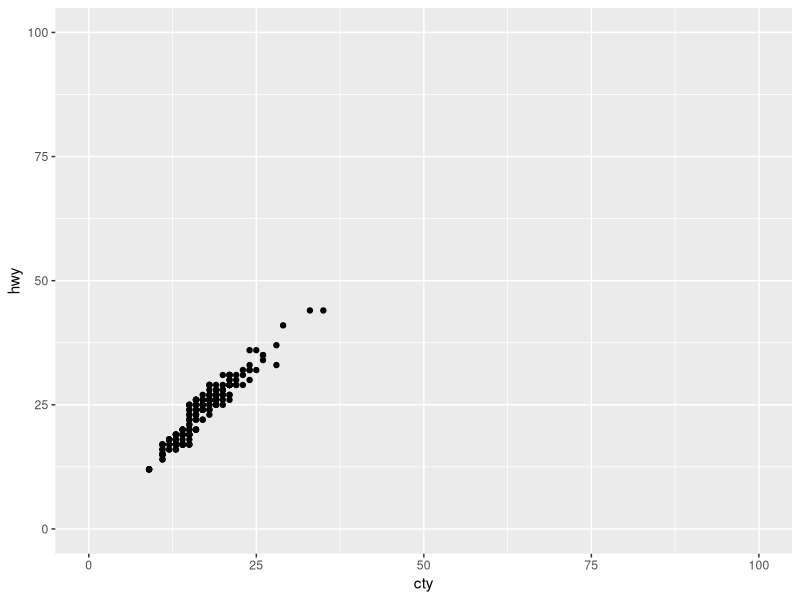
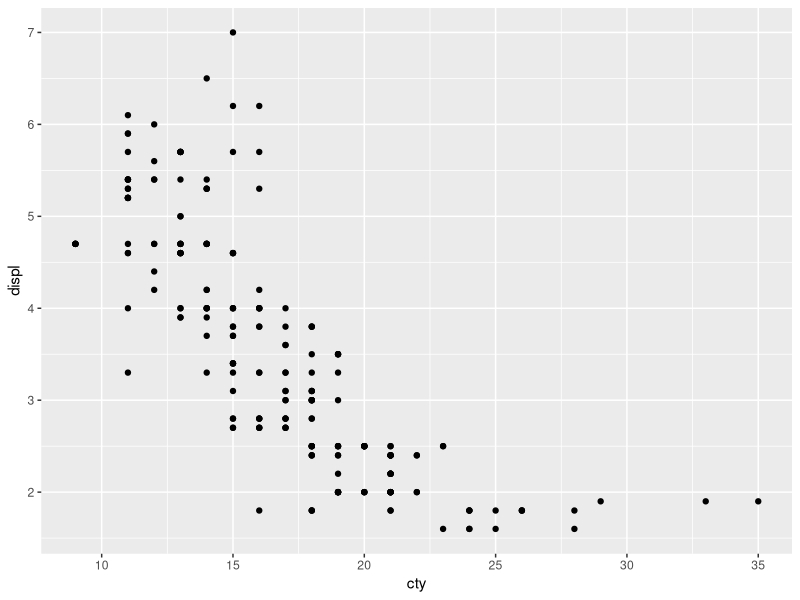

Recreate these plots in R, in order.
# Test Case 7.2 ggplot2 related function
library(ggplot2)
test_script_7_2 <- function() {
  qplot(
    x = cty,
    y = hwy,
    data = mpg,
    geom = "point"
  )
  ggplot(data = mpg, aes(x = cty, y = displ)) + geom_point()
  
  p = last_plot()
  p
  ggsave("data/test_script_20.png",
         width = 5,
         height = 5)
  
  
  ##GRAPHICAL PRIMITIVES
  
  a <- ggplot(economics, aes(date, unemploy))
  b <- ggplot(seals, aes(x = long, y = lat))
  
  a + geom_blank()
  b + geom_curve(aes(yend = lat + 1, xend = long + 1), curvature = 1)
  a + geom_path(lineend = "butt",
                linejoin = "round",
                linemitre = 1)
  b + geom_rect(aes(
    xmin = long,
    ymin = lat,
    xmax = long + 1,
    ymax = lat + 1
  ))
  a + geom_ribbon(aes(ymin = unemploy - 900, ymax = unemploy + 900))
  
  ##create data frame for testing geom_polygon
  d = data.frame(
    x = c(1, 2, 2, 3, 4, 4),
    y = c(1, 1, 2, 2, 2, 3),
    t = c('a', 'a', 'a',  'b', 'b', 'b'),
    r = c(1, 2, 3, 4, 5, 6)
  )
  ggplot() +
    geom_polygon(data = d, mapping = aes(x = x, y = y, group = t))
  
  
  
  ##LINE SEGMENTS
  b <- ggplot(seals, aes(x = long, y = lat))
  
  b + geom_abline(aes(intercept = 0, slope = 1))
  b + geom_hline(aes(yintercept = lat))
  b + geom_vline(aes(xintercept = long))
  
  b + geom_segment(aes(yend = lat + 1, xend = long + 1))
  b + geom_spoke(aes(angle = 1:1155, radius = 1))
  
  
  ##ONE VARIABLE continuous
  c <- ggplot(mpg, aes(hwy))
  c2 <- ggplot(mpg)
  
  c + geom_area(stat = "bin", bins = 40)
  c + geom_density(kernel = "gaussian")
  c + geom_dotplot(binwidth = 0.5)
  c + geom_freqpoly(binwidth = 0.5)
  c + geom_histogram(binwidth = 5)
  c2 + geom_qq(aes(sample = hwy))
  
  ###discrete
  d <- ggplot(mpg, aes(fl))
  d + geom_bar()
  
  
  ##TWO VARIABLES
  ###continuous x , continuous y
  e <- ggplot(mpg, aes(cty, hwy))
  e + geom_label(aes(label = cty), nudge_x = 1, nudge_y = 1)
  e + geom_jitter(height = 2, width = 2)
  e + geom_point()
  e + geom_rug(sides = "bl")
  e + geom_smooth(method = lm)
  e + geom_text(
    aes(label = cty),
    nudge_x = 1,
    nudge_y = 1,
    check_overlap = TRUE
  )
  
  ###discrete x , continuous y
  f <- ggplot(mpg, aes(class, hwy))
  f + geom_col()
  f + geom_boxplot()
  f + geom_dotplot(binaxis = "y",
                   stackdir = "center",
                   binwidth = 1)
  f + geom_violin(scale = "area")
  
  ###discrete x , discrete y
  g <- ggplot(diamonds, aes(cut, color))
  g + geom_count()
  
  ###continuous bivariate distribution
  h <- ggplot(diamonds, aes(carat, price))
  h + geom_bin2d(binwidth = c(0.25, 500))
  h + geom_density2d()
  h + geom_hex()
  
  ###continuous function
  i <- ggplot(economics, aes(date, unemploy))
  i + geom_area()
  i + geom_line()
  i + geom_step(direction = "hv")
  
  ###visualizing error
  df <- data.frame(grp = c("A", "B"),
                   fit = 4:5,
                   se = 1:2)
  j <- ggplot(df, aes(grp, fit, ymin = fit - se, ymax = fit + se))
  j + geom_crossbar(fatten = 2)
  j + geom_errorbar()
  j + geom_linerange()
  j + geom_pointrange()
  
  ###maps
  #install.packages("maps")
  #library(maps)
  data <- data.frame(murder = USArrests$Murder,
                     state = tolower(rownames(USArrests)))
  map <- map_data("state")
  k <- ggplot(data, aes(fill = murder))
  k + geom_map(aes(map_id = state), map = map) +
    expand_limits(x = map$long, y = map$lat)
  
  
  ###THREE VARIABLES
  seals$z <- with(seals, sqrt(delta_long ^ 2 + delta_lat ^ 2))
  l <- ggplot(seals, aes(long, lat))
  l + geom_contour(aes(z = z))
  l + geom_raster(
    aes(fill = z),
    hjust = 0.5,
    vjust = 0.5,
    interpolate = FALSE
  )
  l + geom_tile(aes(fill = z))
  
  
  ##Stats
  i <- ggplot(economics, aes(date, unemploy))
  i + stat_density2d(aes(fill = ..level..),
                     geom = "polygon")
  
  c <- ggplot(mpg, aes(hwy))
  c + stat_bin(binwidth = 1)
  c + stat_count(width = 1)
  c + stat_density(adjust = 1, kernel = "gaussian")
  
  e <- ggplot(mpg, aes(cty, hwy))
  e + stat_bin_2d(bins = 30, drop = T)
  e + stat_bin_hex(bins = 30)
  e + stat_density_2d(contour = TRUE, n = 100)
  e + stat_ellipse(level = 0.95,
                   segments = 51,
                   type = "t")
  e + stat_ecdf(n = 40)
  e + stat_smooth(
    method = "lm",
    formula = y ~ x,
    se = T,
    level = 0.95
  )
  e + stat_identity()
  e + stat_sum()
  e + stat_unique()
  
  ##Stats continued
  #install.packages("Hmisc")
  #install.packages("Formula")
  
  e + stat_summary(fun.data = "mean_cl_boot")
  
  #install.packages("quantreg")
  #install.packages("SparseM")
  
  e + stat_quantile(
    quantiles = c(0.1, 0.9),
    formula = y ~ log(x),
    method = "rq"
  )
  
  
  
  l <- ggplot(seals, aes(long, lat))
  l + stat_contour(aes(z = z))
  l + stat_summary_hex(aes(z = z), bins = 30, fun = max)
  l + stat_summary_2d(aes(z = z), bins = 30, fun = mean)
  
  f <- ggplot(mpg, aes(class, hwy))
  f + stat_boxplot(coef = 1.5)
  f + stat_ydensity(kernel = "gaussian", scale = "area")
  
  ggplot(data.frame(x = -3:3), aes(x)) + stat_function(fun =
                                                         dnorm, args = list(sd = 0.5))
  
  h <- ggplot(diamonds, aes(carat, price))
  h + stat_summary_bin(fun = "mean", geom = "bar")
  
  
  ##Scales
  d <- ggplot(mpg, aes(fl))
  (n <- d + geom_bar(aes(fill = fl)))
  n + scale_fill_manual(
    values = c("skyblue", "royalblue", "blue", "navy"),
    limits = c("d", "e", "p", "r"),
    breaks = c("d", "e", "p", "r"),
    name = "fuel",
    labels = c("D", "E", "P", "R")
  )
  
  
  ###GENERAL PURPOSE SCALES
  
  ####test for scale_*_continuous
  p1 <- ggplot(mpg, aes(displ, hwy)) + geom_point()
  
  p1 +
    scale_x_continuous(breaks = c(2, 4, 6),
                       label = c("two", "four", "six")) +
    scale_y_continuous("Highway MPG")
  
  
  ####test for scale_*_discrete
  (p2 <- ggplot(subset(diamonds, carat > 1), aes(cut, clarity)) +
      geom_jitter())
  p2 +
    scale_x_discrete(
      "Cut",
      labels = c(
        "Fair" = "F",
        "Good" = "G",
        "Very Good" = "VG",
        "Perfect" = "P",
        "Ideal" = "I"
      )
    )
  
  
  ####test for scale_*_identity
  ggplot(mtcars, aes(mpg, wt)) +
    geom_point(aes(size = cyl)) +
    scale_size_identity()
  
  
  ####test for scale_*_manual
  ggplot(mtcars,
         aes(mpg, wt, colour = factor(cyl), fill = factor(cyl))) +
    geom_point(shape = 21,
               alpha = 0.5,
               size = 2) +
    scale_colour_manual(
      values = c("8" = "red", "4" = "blue", "6" = "orange"),
      aesthetics = c("colour", "fill")
    )
  
  
  ####test for scale_*_date
  p3 <- ggplot(data = economics, aes(x = date, y = psavert)) +
    geom_line(color = "steelblue")
  
  #----- Set axis limits c(min, max)
  min <- as.Date("2002-1-1")
  max <- NA
  p3 + scale_x_date(limits = c(min, max))
  
  
  ####test for scale_*_datetime
  dates <-
    as.POSIXct(as.Date("2011/01/01") + sample(0:365, 100, replace = TRUE))
  times <-
    as.POSIXct(runif(100, 0, 24 * 60 * 60), origin = "2011/01/01")
  
  df <- data.frame(dates = dates,
                   times = times)
  
  
  ggplot(df, aes(x = dates, y = times)) +
    geom_point() +
    scale_y_datetime(
      breaks = scales::date_breaks("4 hour"),
      labels = scales::date_format("%H:%M")
    ) +
    theme(axis.text.x = element_text(angle = 90))
  
  
  
  
  ###X & Y LOCATION SCALES
  
  
  # x and y axis are transformed and formatted
  ggplot(iris, aes(x = Sepal.Length, y = Sepal.Width)) + geom_point() +
    scale_x_log10(
      breaks = scales::trans_breaks("log10", function(x)
        10 ^ x),
      labels = scales::trans_format("log10", scales::math_format(10 ^ .x))
    ) +
    scale_y_log10(
      breaks = scales::trans_breaks("log10", function(x)
        10 ^ x),
      labels = scales::trans_format("log10", scales::math_format(10 ^ .x))
    )
  
  
  ggplot(iris, aes(x = Sepal.Length, y = Sepal.Width)) +
    geom_point() +
    scale_y_reverse()
  
  
  ###COLOR AND FILL SCALES (DISCRETE)
  d <- ggplot(mpg, aes(fl))
  n <- d + geom_bar(aes(fill = fl))
  n + scale_fill_brewer(palette = "Blues")
  n + scale_fill_grey(start = 0.2,
                      end = 0.8,
                      na.value = "red")
  
  
  
  ###COLOR AND FILL SCALES (CONTINUOUS)
  
  c <- ggplot(mpg, aes(hwy))
  o <- c + geom_dotplot(aes(fill = ..x..))
  o + scale_fill_distiller(palette = "Blues")
  o + scale_fill_gradient(low = "red", high = "yellow")
  o + scale_fill_gradient2(
    low = "red",
    high = "blue",
    mid = "white",
    midpoint = 25
  )
  o + scale_fill_gradientn(colours = topo.colors(6))
  
  
  
  ###SHAPE AND SIZE SCALES
  e <- ggplot(mpg, aes(cty, hwy))
  p <- e + geom_point(aes(shape = fl, size = cyl))
  p + scale_shape() + scale_size()
  p + scale_shape_manual(values = c(3:7))
  p + scale_radius(range = c(1, 6))
  p + scale_size_area(max_size = 6)
  
  
  
  
  ##Coordinate Systems
  d <- ggplot(mpg, aes(fl))
  r <- d + geom_bar()
  r + coord_cartesian(xlim = c(0, 5))
  r + coord_fixed(ratio = 1 / 2)
  r + coord_flip()
  r + coord_polar(theta = "x", direction = 1)
  
  
  ##Position Adjustments
  s <- ggplot(mpg, aes(fl, fill = drv))
  s + geom_bar(position = "dodge")
  
  s + geom_bar(position = "fill")
  s + geom_bar(position = "stack")
  s + geom_bar(position = position_dodge(width = 1))
  
  e <- ggplot(mpg, aes(cty, hwy))
  e + geom_point(position = "jitter")
  
  ggplot(mtcars, aes(wt, mpg, label = rownames(mtcars))) + geom_label(position = "nudge")
  
  
  
  ##Themes
  d <- ggplot(mpg, aes(fl))
  r <- d + geom_bar()
  r + theme_bw()
  
  r + theme_gray()
  
  r + theme_dark()
  
  r + theme_classic()
  r + theme_light()
  r + theme_linedraw()
  r + theme_minimal()
  r + theme_void()
  
  
  ##Faceting
  t <- ggplot(mpg, aes(cty, hwy)) + geom_point()
  t + facet_grid(cols = vars(fl))
  t + facet_grid(rows = vars(year))
  t + facet_grid(rows = vars(year), cols = vars(fl))
  t + facet_wrap(vars(fl))
  t + facet_grid(rows = vars(drv),
                 cols = vars(fl),
                 scales = "free")
  t + facet_grid(cols = vars(fl), labeller = label_both)
  t + facet_grid(rows = vars(fl),
                 labeller = label_bquote(alpha ^ .(fl)))
  
  
  ##Labels
  t <- ggplot(mpg, aes(cty, hwy)) + geom_point()
  t + labs(
    x = "New x axis label",
    y = "New y axis label",
    title = "Add a title above the plot",
    subtitle = "Add a subtitle below title",
    caption = "Add a caption below plot"
  )
  t + annotate(
    geom = "text",
    x = 25,
    y = 20,
    label = "A",
    color = 'red'
  )
  
  
  ##Legends
  
  n <- d + geom_bar(aes(fill = fl))
  n + theme(legend.position = "bottom")
  n + guides(fill = "none")
  n + scale_fill_discrete(name = "Title", labels = c("A", "B", "C", "D", "E"))
  
  
  ##Zooming
  
  t <- ggplot(mpg, aes(cty, hwy)) + geom_point()
  
  t + coord_cartesian(xlim = c(0, 100), ylim = c(10, 20))
  t + xlim(0, 100) + ylim(10, 20)
  t + scale_x_continuous(limits = c(0, 100)) +
    scale_y_continuous(limits = c(0, 100))
  
}
test_script_7_2()
